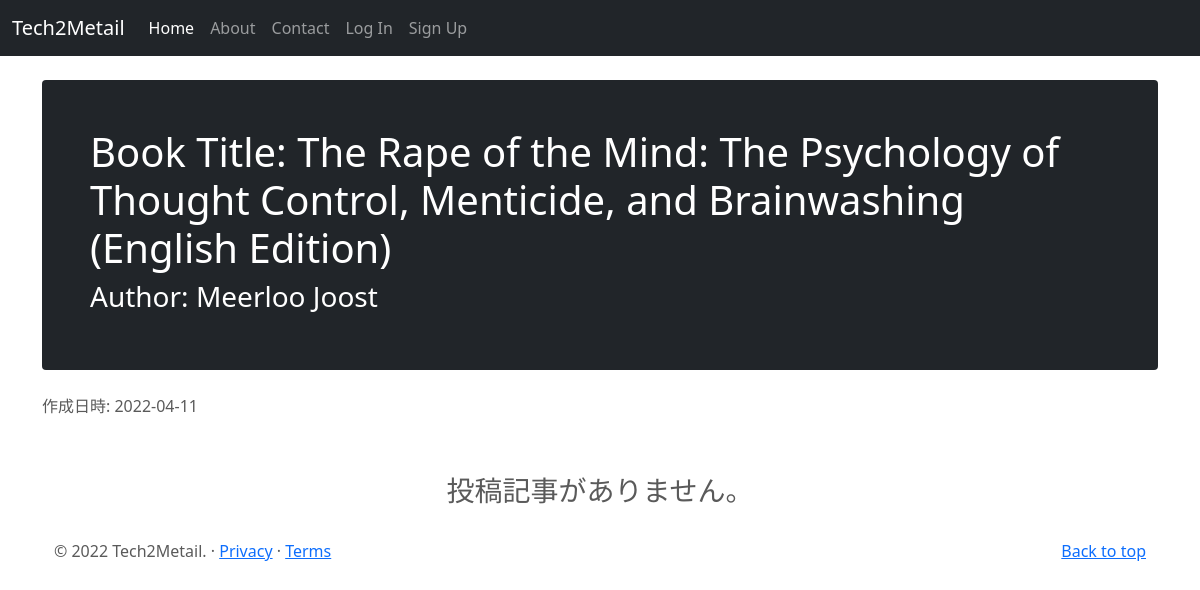
The page /books/2 on the database its author committed.
### tech2metailblog/models.py (models this page shows, shortened)
class Books(db.Model):
    __tablename__ = 'books'
    id = db.Column(db.Integer, primary_key = True)
    title = db.Column(db.String(50),unique=True, nullable=False)
    author = db.Column(db.String(50), nullable=False)
    published_by = db.Column(db.String(50), nullable=False)
    published_at = db.Column(db.Integer, nullable=False)
    img_link = db.Column(db.String(100))
    pur_link = db.Column(db.String(100))
    created_at = db.Column(db.DateTime)
    booksposts = db.relationship('BooksPost',backref='book',lazy=True)

### tech2metailblog/books/views.py (the view)
@books.route('/books/<int:book_id>', methods=['GET'])
def show_book(book_id):
    page = request.args.get('page',1,type=int)
    book = Books.query.get(book_id)
    hoges = BooksPost.query.filter_by(book_id=book_id).order_by(BooksPost.date.asc()).paginate(page=page,per_page=5)
    print(hoges)
    return render_template('books/show.html', book=book, hoges=hoges,admin_user=admin_user,page=page)

### tech2metailblog/templates/books/show.html (shortened to what this page needs)
{% extends "base.html" %}
{% block content %}
<div class="container">
    <div class="p-4 p-md-5 mb-4 text-white rounded bg-dark">
        <h1>Book Title: {{ book.title }}</h1>
        <h3>Author: {{ book.author }}</h3>
    </div>
作成日時: {{ book.created_at.strftime('%Y-%m-%d') }}
<br><br>
</div>
<div class="container" >
    {% if hoges.items %}
    {% for post in hoges.items %}
      <div class="card text-start">
          <div class="card-body">
            <h2>{{post.title}}</h2>
            <p class='text-muted'>Published on: {{post.date.strftime("%Y-%m-%d")}}</p>
            <br>
            <div class="button-group">
                <form action="{{ url_for('bookspost.count_bookspost',book_id=book.id,bookspost_id=post.id)}}" method="GET">
                     <button type="submit" class="btn btn-primary">
                         いいね！
                         <span class="badge bg-secondary">{{post.count}}</span>
                         <span class="visually-hidden">unread messages</span>
                     </button>
                 </form>
             </div>
             <br>
            {{post.text}}
          </div>
          {% if current_user.username == admin_user %}
          <button class="btn btn-secondary">
              <a class="text-white" href="{{url_for('bookspost.update_post',bookspost_id=post.id, book_id = book.id)}}">編集</a>
          </button>
          <button type="button" class="btn btn-danger" data-bs-toggle="modal" data-bs-target="#del-modal">
              削除
          </button>
              <div class="modal fade" tabindex="-1" id="del-modal" aria-labelledby="del-modalLabel">
                  <div class="modal-dialog">
                  <div class="modal-content">
                          <div class="modal-header">
                          <h5 class="modal-title" id="del-modalLabel">注意！</h5>
                          <button type="button" class="btn-close" data-bs-dismiss="modal" aria-label="Close"></button>
                          </div>
                          <div class="modal-body">
                          <p>記事を削除しますが本当によろしいですか？</p>
                          </div>
                          <div class="modal-footer">
                              <button type="button" class="btn btn-secondary" data-bs-dismiss="modal">キャンセル</button>
                              <form  action="{{url_for('bookspost.delete_post',bookspost_id=post.id,book_id=book.id)}}" method="POST">
                                  <input type="submit" class="btn btn-danger" value="削除">
                              </form>
                          </div>
                  </div>
                  </div>
              </div>
      {% endif %}
      </div>
        {% endfor %}
    <nav aria-label='Page Navigation example'>
        <ul class="pagination justify-content-center">
            {% for page_num in hoges.iter_pages(left_edge=1,right_edge=1,left_current=1,right_current=2) %}
              {% if hoges.page == page_num %}
                <li class="page-item disabled">
                    <a href="{{url_for('books.show_book',page=page_num,book_id=book.id)}}" class="page-link">{{ page_num }}</a>
                </li>
              {% else %}
                <li class="page-item">
                    <a href="{{url_for('books.show_book',page=page_num,book_id=book.id)}}" class="page-link">{{ page_num }}</a>
                </li>
              {% endif %}
            {% endfor %}
        </ul>
    </nav>
    </div>
    {% else %}
    <div class="text-center">
    <h3>投稿記事がありません。</h3>
    </div>
    {% endif %}
{% endblock %}

### tech2metailblog/static/style.css (style rules this page uses)
body { padding-top: 3rem; padding-bottom: 3rem; color: #5a5a5a; }
.container { margin-top: 2rem; }
.text-center { text-align: center; }

### rows shown on the page
Books: title "The Rape of the Mind: The Psychology of Thought Control, Menticide, and Brainwashing (English Edition)", author "Meerloo Joost", created_at "2022-04-11"
